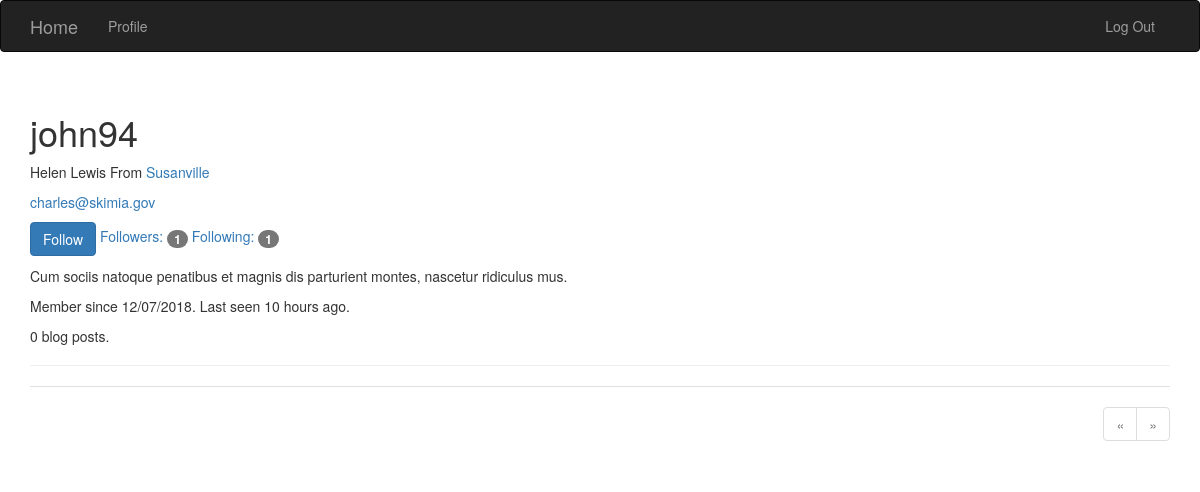
Page /user/john94 (signed in) on the committed database.
### app/models.py (models this page shows, shortened)
class User(db.Model,UserMixin):
	__tablename__='users'
	id=db.Column(db.Integer,primary_key=True)
	email=db.Column(db.String(64),unique=True,index=True)
	username=db.Column(db.String(64),unique=True)
	role_id=db.Column(db.Integer,db.ForeignKey('roles.id'))
	password_hash=db.Column(db.String(128))
	confirmed=db.Column(db.Boolean,default=False)
	name=db.Column(db.String(64))
	location=db.Column(db.String(64))
	about_me=db.Column(db.Text())
	member_since=db.Column(db.DateTime(),default=datetime.utcnow)
	last_seen=db.Column(db.DateTime(),default=datetime.utcnow)
	posts=db.relationship('Post',backref='author',lazy='dynamic')
	followers=db.relationship('Follow',foreign_keys=[Follow.followed_id],backref=db.backref('followed',lazy='joined'),lazy='dynamic',cascade='all,delete-orphan')
	followed=db.relationship('Follow',foreign_keys=[Follow.follower_id],backref=db.backref('follower',lazy='joined'),lazy='dynamic',cascade='all,delete-orphan')
	comments=db.relationship('Comment',backref='author',lazy='dynamic')
	photo=db.relationship('Photo',backref='user')
	def is_following(self,user):
		return self.followed.filter_by(followed_id=user.id).first() is not None
	def can(self,permissions):
		return self.role is not None and (self.role.permissions&permissions)==permissions
	def is_administrator(self):
		return self.can(Permission.ADMINISTER)
	def ping(self):
		self.last_seen=datetime.utcnow()
		db.session.add(self)
	@property
	def password(self):
		raise AttributeError('password is not a readable attribute')

### app/main/views.py (the view)
@main.route('/user/<username>')
def user(username):
    user = User.query.filter_by(username=username).first()
    if user is None:
        abort(404)
    page=request.args.get('page',1,type=int)
    pagination=user.posts.order_by(Post.timestamp.desc()).paginate(page,per_page=current_app.config['POSTS_PER_PAGE'],error_out=False)
    posts=pagination.items
    return render_template('user.html', user=user,posts=posts,pagination=pagination)

### app/auth/views.py (called while the page is built)
@auth.before_app_request
def before_request():
	if current_user.is_authenticated:
		current_user.ping()
		if not current_user.confirmed and request.endpoint[:5]!='auth.' and request.endpoint!='static':
			return redirect(url_for('auth.unconfirmed'))

### app/main/__init__.py (called while the page is built)
@main.app_context_processor
def inject_permissions():
	return dict(Permission=Permission)

### app/models.py (called while the page is built)
@login_manager.user_loader
def load_user(user_id):
	return User.query.get(int(user_id))

### app/templates/user.html (shortened to what this page needs)
{% extends 'base.html' %}
{% import "_macros.html" as macro %}
{% block page_content %}
<div class="page-header">
	<h1>{{user.username}}</h1>
	{% if user.name or user.location %}
	<p>
		{% if user.name %}
		{{user.name}}
		{% endif %}
		{% if user.location %}
		From <a href="http://maps.baidu.com/?q={{user.location}}">{{user.location}}</a>
		{% endif %}
	</p>
	{% endif %}
	{% if current_user.is_administrator() %}
	<p><a href="mailto:{{user.email}}">{{user.email}}</a></p>
	{% endif %}
	<p>
        {% if current_user.can(Permission.FOLLOW) and user != current_user %}
            {% if not current_user.is_following(user) %}
            <a href="{{ url_for('.follow', username=user.username) }}" class="btn btn-primary">Follow</a>
            {% else %}
            <a href="{{ url_for('.unfollow', username=user.username) }}" class="btn btn-default">Unfollow</a>
            {% endif %}
        {% endif %}
        <a href="{{ url_for('.followers', username=user.username) }}">Followers: <span class="badge">{{ user.followers.count() }}</span></a>
        <a href="{{ url_for('.followed_by', username=user.username) }}">Following: <span class="badge">{{ user.followed.count() }}</span></a>
    </p>
	{% if user.about_me %}
	<p>
		{{user.about_me}}
	</p>
	{% endif %}
	<p>
		Member since {{moment(user.member_since).format('L')}}.
		Last seen {{moment(user.last_seen).fromNow()}}.
	</p>
    <p>{{ user.posts.count() }} blog posts.</p>
</div>
{% include "_posts.html" %}
{% if pagination %}
<div class="pagination">
	{{macro.pagination_widget(pagination,'main.user',username=user.username)}}
</div>
{% endif %}
{% endblock %}

### app/static/styles.css (style rules this page uses)
div.pagination { width: 100%; text-align: right; padding: 0px; margin: 0px; }

### rows in the picture
User: username "john94", name "Helen Lewis", location "Susanville", email "charles@skimia.gov", about_me "Cum sociis natoque penatibus et magnis dis parturient montes, nascetur ridiculus mus.", member_since "12/07/2018", last_seen "10 hours ago"

### other values in the picture
{{ user.followers.count() }} "1"
{{ user.followed.count() }} "1"
{{ user.posts.count() }} "0"
